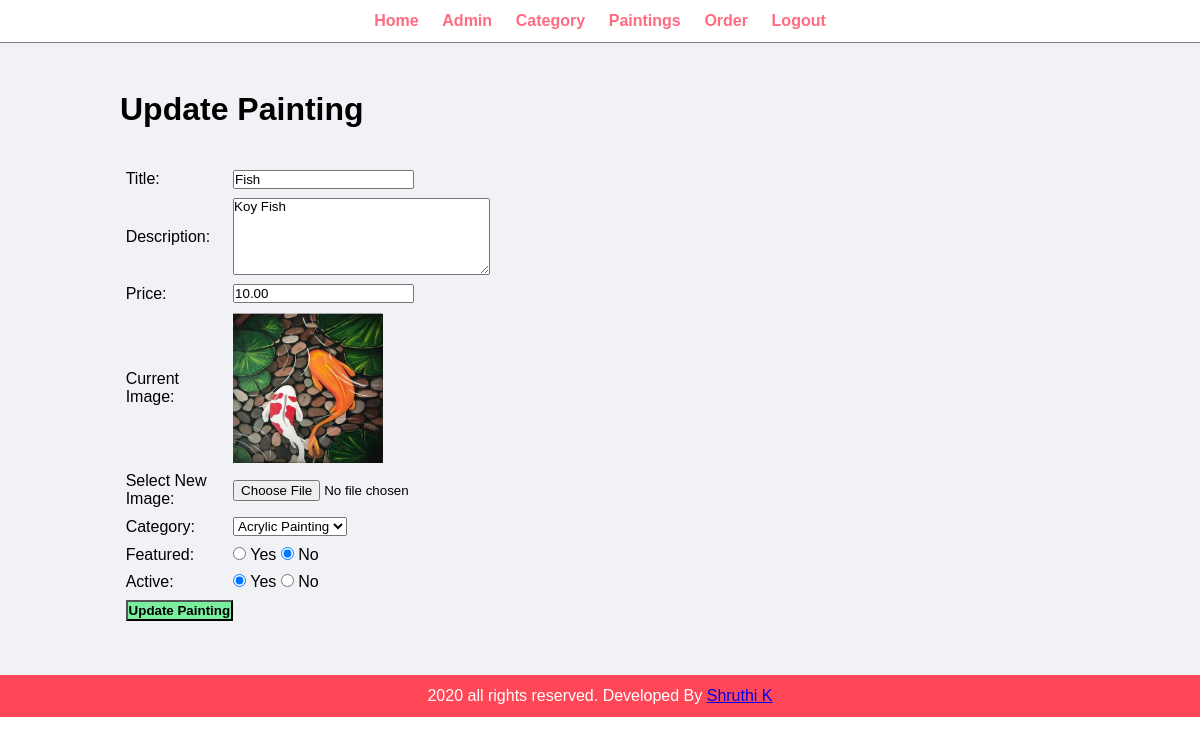
The app's page /admin/update-painting.php?id=7 (signed in) with its own data.
### tables this page shows
CREATE TABLE `tbl_paintings` (
  `id` int(10) UNSIGNED NOT NULL,
  `title` varchar(100) NOT NULL,
  `description` text NOT NULL,
  `price` decimal(10,2) NOT NULL,
  `image_name` varchar(255) NOT NULL,
  `category_id` int(10) UNSIGNED NOT NULL,
  `featured` varchar(10) NOT NULL,
  `active` varchar(10) NOT NULL
);

CREATE TABLE `tbl_category` (
  `id` int(10) UNSIGNED NOT NULL,
  `title` varchar(100) NOT NULL,
  `image_name` varchar(255) NOT NULL,
  `featured` varchar(10) NOT NULL,
  `active` varchar(10) NOT NULL
);

### admin/update-painting.php (the view, shortened to what this page needs)
<?php include('partials/menu.php'); ?>
<?php
    if(isset($_GET['id']))
    {
        $id = $_GET['id'];
        $sql2 = "SELECT * FROM tbl_paintings WHERE id=$id";
        $res2 = mysqli_query($conn, $sql2);
        $row2 = mysqli_fetch_assoc($res2);
        $title = $row2['title'];
        $description = $row2['description'];
        $price = $row2['price'];
        $current_image = $row2['image_name'];
        $current_category = $row2['category_id'];
        $featured = $row2['featured'];
        $active = $row2['active'];
    }
    else
    {
        header('location:'.SITEURL.'admin/manage-painting.php');
    }
?>
<div class="main-content">
    <div class="wrapper">
        <h1>Update Painting</h1>
        <br><br>
        <form action="" method="POST" enctype="multipart/form-data">
        <table class="tbl-30">
            <tr>
                <td>Title: </td>
                <td>
                    <input type="text" name="title" value="<?php echo $title; ?>">
                </td>
            </tr>
            <tr>
                <td>Description: </td>
                <td>
                    <textarea name="description" cols="30" rows="5"><?php echo $description; ?></textarea>
                </td>
            </tr>
            <tr>
                <td>Price: </td>
                <td>
                    <input type="number" name="price" value="<?php echo $price; ?>">
                </td>
            </tr>
            <tr>
                <td>Current Image: </td>
                <td>
                    <?php
                        if($current_image == "")
                        {
                            echo "<div class='error'>Image not Available.</div>";
                        }
                        else
                        {
                            ?>
                            <img src="<?php echo SITEURL; ?>images/painting/<?php echo $current_image; ?>" width="150px">
                            <?php
                        }
                    ?>
                </td>
            </tr>
            <tr>
                <td>Select New Image: </td>
                <td>
                    <input type="file" name="image">
                </td>
            </tr>
            <tr>
                <td>Category: </td>
                <td>
                    <select name="category">
                        <?php
                            $sql = "SELECT * FROM tbl_category WHERE active='Yes'";
                            $res = mysqli_query($conn, $sql);
                            $count = mysqli_num_rows($res);
                            if($count>0)
                            {
                                while($row=mysqli_fetch_assoc($res))
                                {
                                    $category_title = $row['title'];
                                    $category_id = $row['id'];
                                    ?>
                                    <option <?php if($current_category==$category_id){echo "selected";} ?> value="<?php echo $category_id; ?>"><?php echo $category_title; ?></option>
                                    <?php
                                }
                            }
                            else
                            {
                                echo "<option value='0'>Category Not Available.</option>";
                            }
                        ?>
                    </select>
                </td>
            </tr>
            <tr>
                <td>Featured: </td>
                <td>
                    <input <?php if($featured=="Yes") {echo "checked";} ?> type="radio" name="featured" value="Yes"> Yes
                    <input <?php if($featured=="No") {echo "checked";} ?> type="radio" name="featured" value="No"> No
                </td>
            </tr>
            <tr>
                <td>Active: </td>
                <td>
                    <input <?php if($active=="Yes") {echo "checked";} ?> type="radio" name="active" value="Yes"> Yes
                    <input <?php if($active=="No") {echo "checked";} ?> type="radio" name="active" value="No"> No
                </td>
            </tr>
            <tr>
                <td>
                    <input type="submit" name="submit" value="Update Painting" class="btn-secondary">
                </td>
            </tr>
        </table>
        </form>
    </div>
</div>
<?php include('partials/footer.php'); ?>

### css/admin.css (style rules this page uses)
* { margin: 0; padding: 0; font-family: Arial, Helvetica, sans-serif; }
.wrapper { padding: 1%; width: 80%; margin: 0 auto; }
.tbl-30 { width: 30%; }
table tr td { padding: 1%; }
.btn-secondary { background-color: #7bed9f; padding: 1%; color: black; text-decoration: none; font-weight: bold; }
.main-content { background-color: #f1f2f6; padding: 3% 0; }

### records on screen
tbl_paintings: title "Fish", description "Koy Fish", price "10.00", image_name (picture), category "Acrylic Painting", featured "☑", active "☑"
